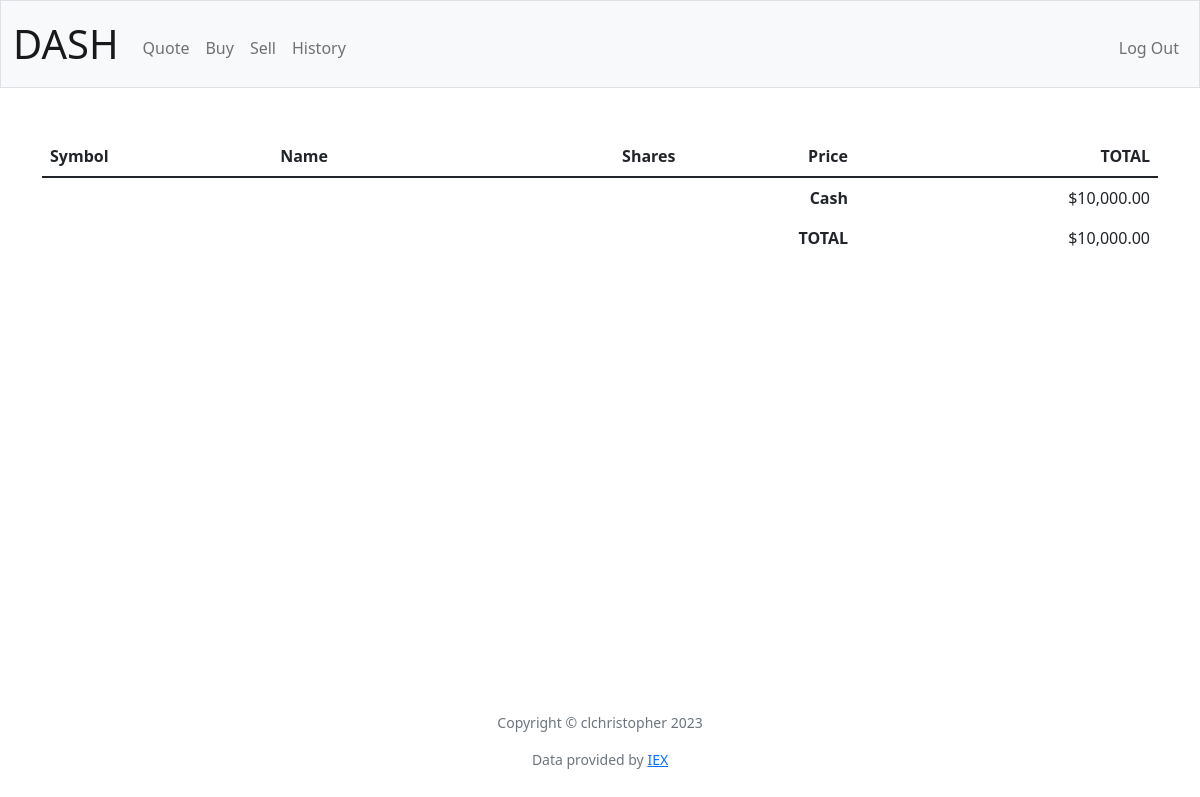
Page / (signed in) on the earlier database version.
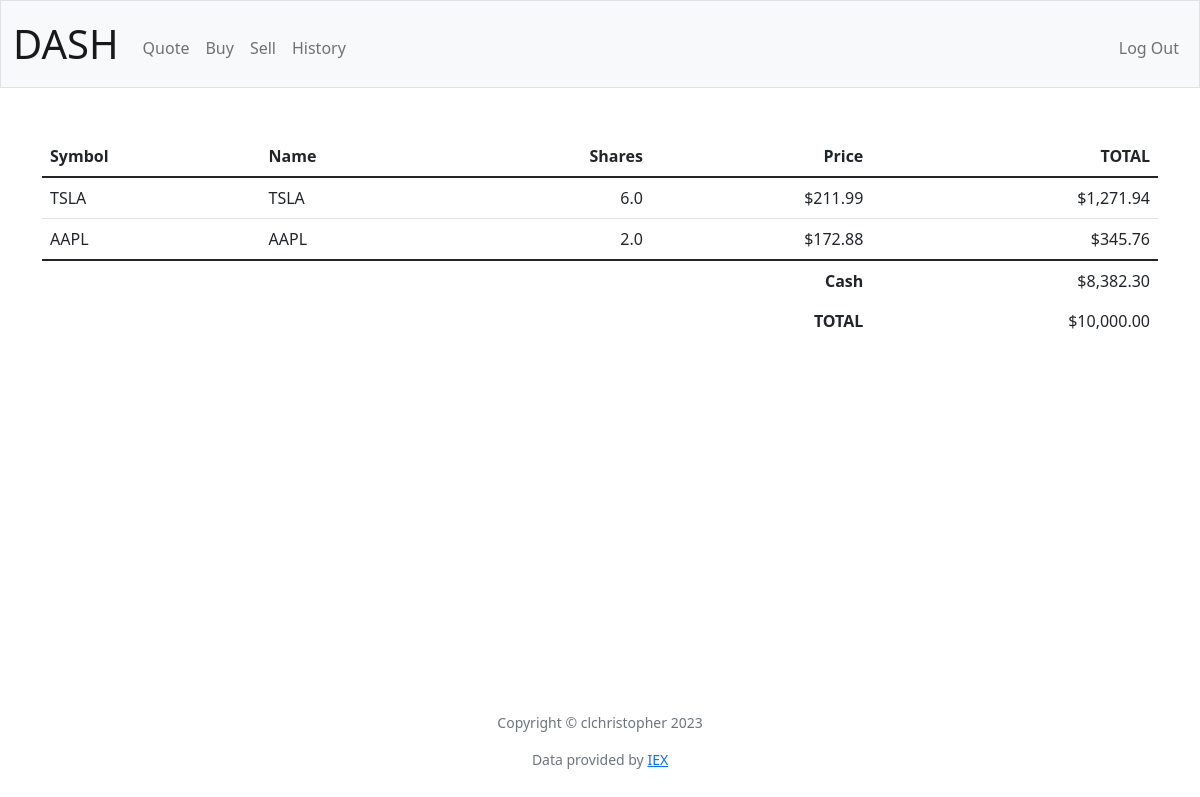
Same page on the later database version.
### tables this page shows
CREATE TABLE users (id INTEGER PRIMARY KEY AUTOINCREMENT NOT NULL, username TEXT NOT NULL, hash TEXT NOT NULL, cash NUMERIC NOT NULL DEFAULT 10000.00);

CREATE TABLE portfolio (
        id INTEGER PRIMARY KEY,
        user_id INTEGER,
        symbol TEXT NOT NULL,
        price FLOAT,
        quantity FLOAT
    );

### app.py (the view)
@app.route("/")
@login_required
def index():
    portfolio = db.execute("SELECT * FROM portfolio WHERE user_id = ?", (session['user_id']))
    cash = db.execute("SELECT cash FROM users WHERE id = ?", session["user_id"])
    total = cash[0]["cash"]
    for stock in portfolio:
        total += stock["quantity"] * stock["price"]
    return render_template("index.html", portfolio=portfolio, cash=cash, total=round(total, 2))

### app.py (called while the page is built)
@app.after_request
def after_request(response):
    response.headers["Cache-Control"] = "no-cache, no-store, must-revalidate"
    response.headers["Expires"] = 0
    response.headers["Pragma"] = "no-cache"
    return response

### helpers.py (called while the page is built)
def login_required(f):
    @wraps(f)
    def decorated_function(*args, **kwargs):
        if session.get("user_id") is None:
            return redirect("/login")
        return f(*args, **kwargs)
    return decorated_function

def usd(value):
    return f"${value:,.2f}"

### templates/index.html (shortened to what this page needs)
{% extends "layout.html" %}
{% block main %}
<table class="table ">
    <thead>
        <tr>
            <th class="text-start">Symbol</th>
            <th class="text-start">Name</th>
            <th class="text-end">Shares</th>
            <th class="text-end">Price</th>
            <th class="text-end">TOTAL</th>
        </tr>
    </thead>
   <tbody>
        {% for stock in portfolio %}
            <tr>
                <td class="text-start">{{stock.symbol | upper  }} </td>
                <td class="text-start">{{ stock.symbol | upper   }} </td>
                <td class="text-end">{{ stock.quantity }} </td>
                <td class="text-end">{{ stock.price | usd  }}</td>
                <td class="text-end">{{ (stock.quantity * stock.price) | usd}}</td>
            </tr>
        {% endfor %}
    </tbody>
    <tfoot>
        <tr>
            <td class="border-0 fw-bold text-end" colspan="4">Cash</td>
            <td class="border-0 text-end">{{ cash[0]["cash"] | usd}}</td>
        </tr>
        <tr>
            <td class="border-0 fw-bold text-end" colspan="4">TOTAL</td>
            <td class="border-0 w-bold text-end">{{  total | usd }}</td>
        </tr>
    </tfoot>
</table>
{% endblock %}

### templates/layout.html (shortened to what this page needs)
<!DOCTYPE html>
<html lang="en">
    <head>
        <link href="https://cdn.jsdelivr.net/npm/bootstrap@5.1.3/dist/css/bootstrap.min.css" rel="stylesheet">
        <link href="/static/styles.css" rel="stylesheet">
    </head>
    <body>
        <nav class="bg-light border navbar navbar-expand-md navbar-light">
            <div class="container-fluid">
                <a class="navbar-brand" href="/" id="logo">DASH</a>
                <div class="collapse navbar-collapse" id="navbar">
                    {% if session["user_id"] %}
                        <ul class="navbar-nav me-auto mt-2">
                            <li class="nav-item"><a class="nav-link" href="/quote">Quote</a></li>
                            <li class="nav-item"><a class="nav-link" href="/buy">Buy</a></li>
                            <li class="nav-item"><a class="nav-link" href="/sell">Sell</a></li>
                            <li class="nav-item"><a class="nav-link" href="/history">History</a></li>
                        </ul>
                        <ul class="navbar-nav ms-auto mt-2">
                            <li class="nav-item"><a class="nav-link" href="/logout">Log Out</a></li>
                        </ul>
                    {% else %}
                        <ul class="navbar-nav ms-auto mt-2">
                            <li class="nav-item"><a class="nav-link" href="/register">Register</a></li>
                            <li class="nav-item"><a class="nav-link" href="/login">Log In</a></li>
                        </ul>
                    {% endif %}
                </div>
            </div>
        </nav>
        <main class="container py-5 text-center">
            {% block main %}{% endblock %}
        </main>
        <footer class="mb-5 small text-center text-muted">
            <p>Copyright © clchristopher 2023 </p>
            Data provided by <a href="https://iexcloud.io/">IEX</a>
        </footer>
    </body>
</html>

### static/styles.css (style rules this page uses)
nav .navbar-brand { font-size: 40px; }
footer { position: absolute; bottom: 0; width: 100%; height: 2.5rem; }

Differences in the rows shown:
added portfolio: symbol "TSLA", quantity "6.0", price "$211.99", (stock.quantity*stock.price)|usd "$1,271.94"
added portfolio: symbol "AAPL", quantity "2.0", price "$172.88", (stock.quantity*stock.price)|usd "$345.76"
changed users: cash "$10,000.00" → "$8,382.30"
